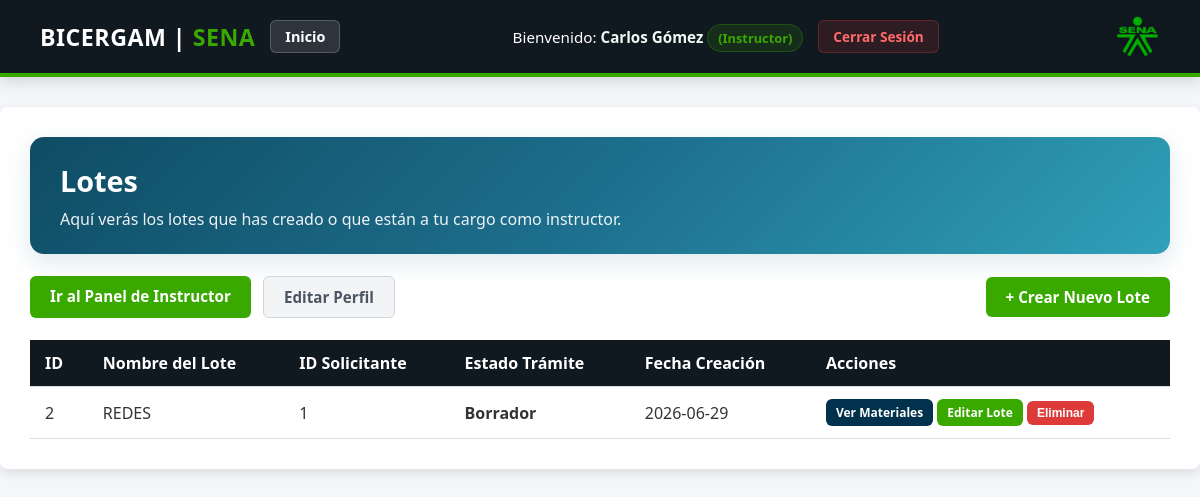
/index.php (signed in), run on an earlier commit of the app's database.
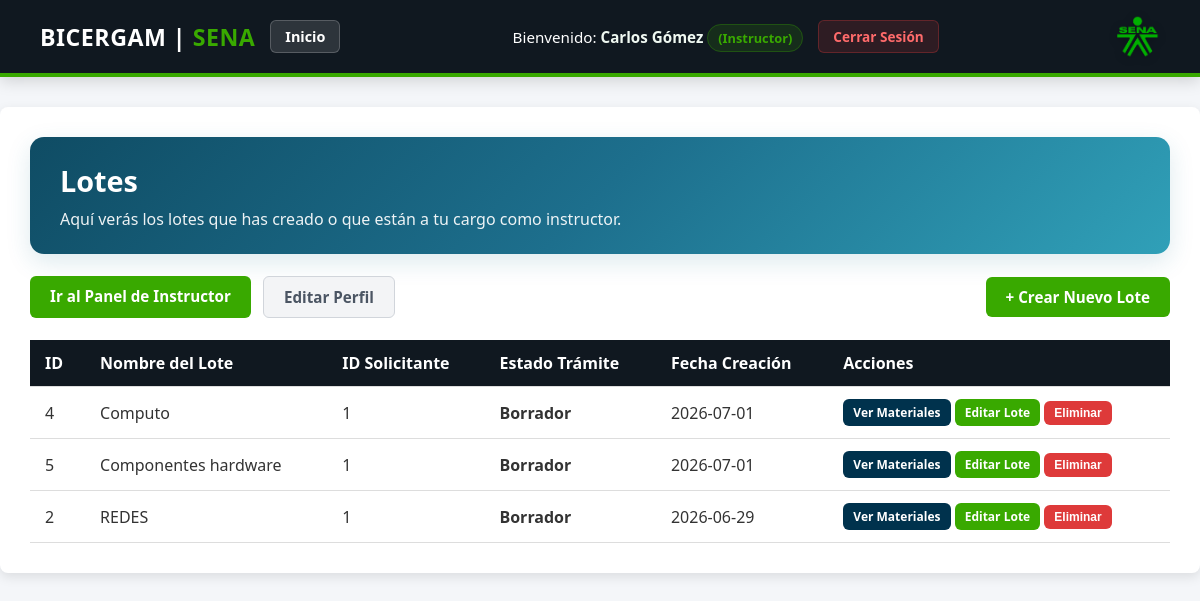
And on a later commit of the database.
### tables this page shows
CREATE TABLE `lote_requerimiento` (
  `ID_LOTE` int(11) NOT NULL,
  `ID_SOLICITANTE` int(11) NOT NULL,
  `LOTE_NOMBRE` varchar(100) NOT NULL,
  `ESTADO_TRAMITE` enum('Borrador','Enviado','Aprobado','Rechazado') NOT NULL,
  `FECHA_CREACION` date NOT NULL
);

### index.php (the view, shortened to what this page needs)
<?php
require_once 'conexion.php';
$rolNombre = strtolower(trim($_SESSION['rol_nombre'] ?? ''));
$usuarioId = intval($_SESSION['usuario_id'] ?? 0);
if ($rolNombre === 'instructor') {
    $stmt = $pdo->prepare("SELECT * FROM lote_requerimiento WHERE ID_SOLICITANTE = ? ORDER BY FECHA_CREACION DESC");
    $stmt->execute([$usuarioId]);
    $panelTitulo = 'Lotes';
    $panelDescripcion = 'Aquí verás los lotes que has creado o que están a tu cargo como instructor.';
} elseif ($rolNombre === 'coordinador') {
    $stmt = $pdo->query("SELECT * FROM lote_requerimiento ORDER BY FECHA_CREACION DESC");
    $panelTitulo = 'Panel de Coordinador';
    $panelDescripcion = 'Revisa, coordina y da seguimiento a los lotes de requerimiento del equipo.';
} else {
    $stmt = $pdo->query("SELECT * FROM lote_requerimiento ORDER BY FECHA_CREACION DESC");
    $panelTitulo = 'Lotes de Requerimiento (Pre-Compra)';
    $panelDescripcion = 'Lista completa de lotes registrados en el sistema.';
}
$lotes = $stmt->fetchAll();
?>
<!DOCTYPE html>
<html lang="es">
<head>
    <link rel="stylesheet" href="estilos.css">
</head>
<body>
<header class="header-main">
    <div class="header-left" style="display: flex; align-items: center; gap: 15px;">
        <h1 class="header-title">BICERGAM | <span class="accent-color">SENA</span></h1>
        <a href="index.php" class="btn-inicio-nav">Inicio</a>
    </div>
    <div class="header-center">
        <span class="user-greeting">Bienvenido: <strong><?= htmlspecialchars($_SESSION['usuario_nombre']) ?></strong> <span class="role-badge">(<?= htmlspecialchars($_SESSION['rol_nombre']) ?>)</span></span>
        <a href="logout.php" class="btn-logout">Cerrar Sesión</a>
    </div>
    <div class="header-right">
        <img src="imagenes/sena-logo.png" alt="SENA" class="sena-logo-img">
    </div>
</header>
<div class="container fade-in">
    <div class="role-banner role-<?= htmlspecialchars(str_replace(' ', '-', $rolNombre)) ?>">
        <h2><?= htmlspecialchars($panelTitulo) ?></h2>
        <p><?= htmlspecialchars($panelDescripcion) ?></p>
    </div>
    <?php if ($rolNombre === 'instructor'): ?>
        <div class="actions-bar">
            <div class="left-actions">
                <a href="instructor_dashboard.php" class="btn btn-sena">Ir al Panel de Instructor</a>
                <a href="instructor_profile.php" class="btn btn-secondary">Editar Perfil</a>
            </div>
            <a href="crud_instructor/crear.php" class="btn btn-sena">+ Crear Nuevo Lote</a>
        </div>
    <?php else: ?>
        <div class="actions-bar justify-end">
            <a href="crud_instructor/crear.php" class="btn btn-sena">+ Crear Nuevo Lote</a>
        </div>
    <?php endif; ?>
    <table>
        <thead>
            <tr>
                <th>ID</th>
                <th>Nombre del Lote</th>
                <th>ID Solicitante</th>
                <th>Estado Trámite</th>
                <th>Fecha Creación</th>
                <th>Acciones</th>
            </tr>
        </thead>
        <tbody>
            <?php if(empty($lotes)): ?>
                <tr>
                    <td colspan="6" style="text-align: center;">No hay lotes de requerimiento registrados.</td>
                </tr>
            <?php else: ?>
                <?php foreach($lotes as $lote): ?>
                    <tr>
                        <td><?= htmlspecialchars($lote['ID_LOTE']) ?></td>
                        <td><?= htmlspecialchars($lote['LOTE_NOMBRE']) ?></td>
                        <td><?= htmlspecialchars($lote['ID_SOLICITANTE']) ?></td>
                        <td><strong><?= htmlspecialchars($lote['ESTADO_TRAMITE']) ?></strong></td>
                        <td><?= htmlspecialchars($lote['FECHA_CREACION']) ?></td>
                        <td>
                            <a href="matriz.php?lote=<?= htmlspecialchars($lote['ID_LOTE']) ?>" class="btn btn-sena" style="padding: 5px 10px; font-size: 12px; background-color: #00324D;">Ver Materiales</a>
                            <a href="crud_instructor/editar.php?id=<?= htmlspecialchars($lote['ID_LOTE']) ?>" class="btn btn-sena" style="padding: 5px 10px; font-size: 12px;">Editar Lote</a>
                            <form action="crud_instructor/eliminar.php" method="POST" style="display:inline; margin:0;">
                                <button type="submit" class="btn btn-danger btn-eliminar" style="padding: 5px 10px; font-size: 12px; border: none; background: var(--alerta-rojo); color: white;">Eliminar</button>
                            </form>
                        </td>
                    </tr>
                <?php endforeach; ?>
            <?php endif; ?>
        </tbody>
    </table>
</div>
</body>
</html>

What changed in the data, as far as the page shows it:
added lote_requerimiento: ID_LOTE "4", LOTE_NOMBRE "Computo", ID_SOLICITANTE "1", ESTADO_TRAMITE "Borrador", FECHA_CREACION "2026-07-01"
added lote_requerimiento: ID_LOTE "5", LOTE_NOMBRE "Componentes hardware", ID_SOLICITANTE "1", ESTADO_TRAMITE "Borrador", FECHA_CREACION "2026-07-01"
